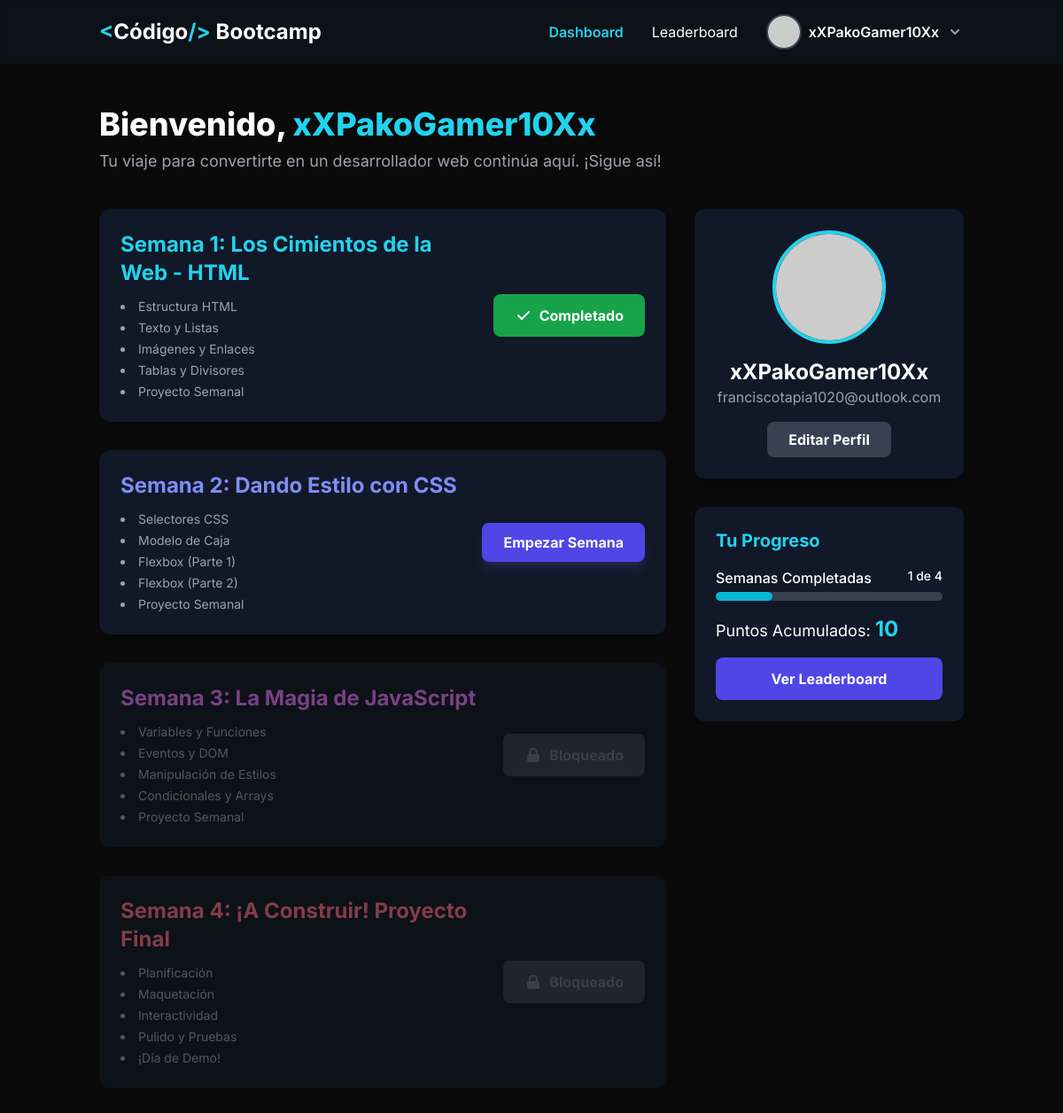
/dashboard.php (signed in), run on the app's committed database.
### tables this page shows
CREATE TABLE `users` (
  `id` int(11) NOT NULL,
  `username` varchar(50) NOT NULL,
  `email` varchar(100) NOT NULL,
  `password` varchar(255) NOT NULL,
  `created_at` timestamp NOT NULL DEFAULT current_timestamp(),
  `avatar` varchar(255) DEFAULT 'assets/img/default-avatar.png',
  `points` int(11) NOT NULL DEFAULT 0
);

### dashboard.php (the view, shortened to what this page needs)
<?php
require 'includes/db.php';
$user_id = $_SESSION['user_id'];
$sql_user = "SELECT username, email, avatar, points FROM users WHERE id = ?";
$stmt_user = $conn->prepare($sql_user);
$stmt_user->bind_param("i", $user_id);
$stmt_user->execute();
$user = $stmt_user->get_result()->fetch_assoc();
$completed_lessons = [];
$sql_lessons = "SELECT lesson_id FROM user_lessons WHERE user_id = ?";
$stmt_lessons = $conn->prepare($sql_lessons);
$stmt_lessons->bind_param("i", $user_id);
$stmt_lessons->execute();
$lessons_result = $stmt_lessons->get_result();
while ($row = $lessons_result->fetch_assoc()) {
    $completed_lessons[$row['lesson_id']] = true;
}
$weeks = [
    1 => ['title' => 'Semana 1: Los Cimientos de la Web - HTML', 'color' => 'cyan-400', 'file' => 'lessons/leccion1.php'],
    2 => ['title' => 'Semana 2: Dando Estilo con CSS', 'color' => 'indigo-400', 'file' => 'lessons/leccion2.php'],
    3 => ['title' => 'Semana 3: La Magia de JavaScript', 'color' => 'fuchsia-400', 'file' => 'lessons/leccion3.php'],
    4 => ['title' => 'Semana 4: ¡A Construir! Proyecto Final', 'color' => 'rose-400', 'file' => 'lessons/leccion4.php'],
];
$weekly_topics = [
    1 => ['Estructura HTML', 'Texto y Listas', 'Imágenes y Enlaces', 'Tablas y Divisores', 'Proyecto Semanal'],
    2 => ['Selectores CSS', 'Modelo de Caja', 'Flexbox (Parte 1)', 'Flexbox (Parte 2)', 'Proyecto Semanal'],
    3 => ['Variables y Funciones', 'Eventos y DOM', 'Manipulación de Estilos', 'Condicionales y Arrays', 'Proyecto Semanal'],
    4 => ['Planificación', 'Maquetación', 'Interactividad', 'Pulido y Pruebas', '¡Día de Demo!']
];
$highest_completed_lesson = empty($completed_lessons) ? 0 : max(array_keys($completed_lessons));
?>
<!DOCTYPE html>
<html lang="es">
<head>
    <script src="https://cdn.tailwindcss.com"></script>
</head>
<body class="text-white">
    <header class="bg-gray-900/50 backdrop-blur-sm sticky top-0 z-50">
        <div class="container mx-auto px-6 py-4 flex justify-between items-center">
            <a href="index.php" class="text-2xl font-bold">
                <span class="text-cyan-400">&lt;</span>Código<span class="text-cyan-400">/&gt;</span> Bootcamp
            </a>
            <nav class="hidden md:flex items-center space-x-8">
                <a href="dashboard.php" class="text-cyan-400 font-semibold">Dashboard</a>
                <a href="leaderboard.php" class="hover:text-cyan-400 transition-colors">Leaderboard</a>
                <div class="relative group">
                    <button class="flex items-center space-x-2">
                        <?php
                            $avatar_url = (isset($user['avatar']) && $user['avatar'] !== 'assets/img/default-avatar.png')
                                ? htmlspecialchars($user['avatar'])
                                : 'https://placehold.co/100x100/0a0a0a/ffffff?text=' . strtoupper(substr($user['username'], 0, 1));
                        ?>
                        <img src="<?php echo $avatar_url; ?>" alt="Avatar" class="h-10 w-10 rounded-full object-cover border-2 border-gray-700">
                        <span class="font-semibold"><?php echo htmlspecialchars($user['username']); ?></span>
                    </button>
                </div>
            </nav>
        </div>
    </header>
    <main class="container mx-auto px-6 py-12">
        <div class="mb-10">
            <h1 class="text-4xl font-extrabold">Bienvenido, <span class="text-cyan-400"><?php echo htmlspecialchars($user['username']); ?></span></h1>
            <p class="text-gray-400 mt-2 text-lg">Tu viaje para convertirte en un desarrollador web continúa aquí. ¡Sigue así!</p>
        </div>
        <div class="grid grid-cols-1 lg:grid-cols-3 gap-8">
            <div class="lg:col-span-2 space-y-8">
                <?php foreach ($weeks as $week_num => $week_data): ?>
                <?php
                    $is_completed = isset($completed_lessons[$week_num]);
                    $is_unlocked = ($week_num <= $highest_completed_lesson + 1);
                    $color_parts = explode('-', $week_data['color']);
                    $main_color = $color_parts[0];
                ?>
                <div class="bg-gray-900 rounded-xl p-6 shadow-lg transition-all duration-300 <?php echo $is_unlocked ? 'opacity-100' : 'opacity-50'; ?>">
                    <div class="flex flex-col sm:flex-row items-start sm:items-center justify-between">
                        <div>
                            <h2 class="text-2xl font-bold text-<?php echo $week_data['color']; ?>">
                                <?php echo $week_data['title']; ?>
                            </h2>
                            <ul class="mt-3 space-y-1 text-sm text-gray-400 list-disc list-inside">
                                <?php foreach ($weekly_topics[$week_num] as $topic): ?>
                                    <li><?php echo $topic; ?></li>
                                <?php endforeach; ?>
                            </ul>
                        </div>
                        <div class="mt-4 sm:mt-0 sm:ml-6 flex-shrink-0">
                             <?php if ($is_unlocked): ?>
                                <?php if ($is_completed): ?>
                                    <a href="<?php echo $week_data['file']; ?>" class="flex items-center justify-center w-full sm:w-auto bg-green-600 text-white font-bold py-3 px-6 rounded-lg cta-button">
                                        <svg class="h-5 w-5 mr-2" xmlns="http://www.w3.org/2000/svg" viewBox="0 0 20 20" fill="currentColor"><path fill-rule="evenodd" d="M16.707 5.293a1 1 0 010 1.414l-8 8a1 1 0 01-1.414 0l-4-4a1 1 0 011.414-1.414L8 12.586l7.293-7.293a1 1 0 011.414 0z" clip-rule="evenodd" /></svg>
                                        Completado
                                    </a>
                                <?php else: ?>
                                    <a href="<?php echo $week_data['file']; ?>" class="w-full sm:w-auto bg-<?php echo $main_color; ?>-600 hover:bg-<?php echo $main_color; ?>-700 text-white font-bold py-3 px-6 rounded-lg cta-button shadow-lg shadow-<?php echo $main_color; ?>-500/20">
                                        Empezar Semana
                                    </a>
                                <?php endif; ?>
                            <?php else: ?>
                                <button disabled class="w-full sm:w-auto bg-gray-700 text-gray-500 font-bold py-3 px-6 rounded-lg cursor-not-allowed flex items-center">
                                    <svg class="h-5 w-5 mr-2" xmlns="http://www.w3.org/2000/svg" viewBox="0 0 20 20" fill="currentColor"><path fill-rule="evenodd" d="M5 9V7a5 5 0 0110 0v2a2 2 0 012 2v5a2 2 0 01-2 2H5a2 2 0 01-2-2v-5a2 2 0 012-2zm8-2v2H7V7a3 3 0 016 0z" clip-rule="evenodd" /></svg>
                                    Bloqueado
                                </button>
                            <?php endif; ?>
                        </div>
                    </div>
                </div>
                <?php endforeach; ?>
            </div>
            <div class="lg:col-span-1 space-y-8">
                <div class="bg-gray-900 rounded-xl p-6 text-center shadow-lg">
                    <img src="<?php echo $avatar_url; ?>" alt="Avatar" class="h-32 w-32 rounded-full object-cover mx-auto mb-4 border-4 border-cyan-400">
                    <h3 class="text-2xl font-bold"><?php echo htmlspecialchars($user['username']); ?></h3>
                    <p class="text-gray-400"><?php echo htmlspecialchars($user['email']); ?></p>
                    <a href="profile.php" class="mt-4 inline-block bg-gray-700 hover:bg-gray-600 text-white font-bold py-2 px-6 rounded-lg cta-button">Editar Perfil</a>
                </div>
                <div class="bg-gray-900 rounded-xl p-6 shadow-lg">
                    <h3 class="text-xl font-bold mb-4 text-cyan-400">Tu Progreso</h3>
                    <div class="space-y-4">
                        <div>
                            <div class="flex justify-between mb-1">
                                <span class="text-base font-medium text-white">Semanas Completadas</span>
                                <span class="text-sm font-medium text-white"><?php echo count($completed_lessons); ?> de <?php echo count($weeks); ?></span>
                            </div>
                            <?php $progress_percentage = count($weeks) > 0 ? (count($completed_lessons) / count($weeks)) * 100 : 0; ?>
                            <div class="w-full bg-gray-700 rounded-full h-2.5">
                                <div class="bg-cyan-500 h-2.5 rounded-full" style="width: <?php echo $progress_percentage; ?>%"></div>
                            </div>
                        </div>
                        <div>
                            <p class="text-lg">Puntos Acumulados: <span class="font-bold text-2xl text-cyan-400"><?php echo htmlspecialchars($user['points'] ?? 0); ?></span></p>
                        </div>
                        <a href="leaderboard.php" class="w-full mt-2 block text-center bg-indigo-600 hover:bg-indigo-700 text-white font-bold py-3 px-4 rounded-lg cta-button">Ver Leaderboard</a>
                    </div>
                </div>
            </div>
        </div>
    </main>
</body>
</html>

### dashboard.php (style rules this page uses)
body { font-family: 'Inter', sans-serif; background-color: #0a0a0a; }
.cta-button { transition: all 0.3s ease; }

### data on the page
users: username "xXPakoGamer10Xx", email "franciscotapia1020@outlook.com", points "10"

### other printed values
$week_data['title'] "Semana 1: Los Cimientos de la Web - HTML"
$topic "Estructura HTML"
$topic "Texto y Listas"
$topic "Imágenes y Enlaces"
$topic "Tablas y Divisores"
$topic "Proyecto Semanal"
$week_data['title'] "Semana 2: Dando Estilo con CSS"
$topic "Selectores CSS"
$topic "Modelo de Caja"
$topic "Flexbox (Parte 1)"
$topic "Flexbox (Parte 2)"
$week_data['title'] "Semana 3: La Magia de JavaScript"
$topic "Variables y Funciones"
$topic "Eventos y DOM"
$topic "Manipulación de Estilos"
